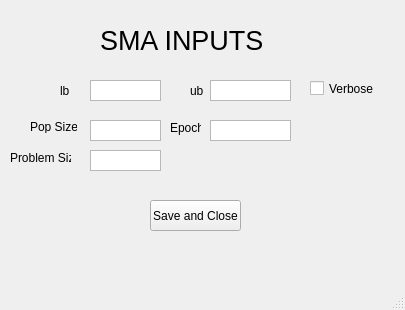
<?xml version="1.0" encoding="UTF-8"?>
<ui version="4.0">
 <class>SmaInputsWindow</class>
 <widget class="QMainWindow" name="SmaInputsWindow">
  <property name="geometry">
   <rect>
    <x>0</x>
    <y>0</y>
    <width>405</width>
    <height>310</height>
   </rect>
  </property>
  <property name="windowTitle">
   <string>SMA Inputs</string>
  </property>
  <widget class="QWidget" name="centralwidget">
   <widget class="QLabel" name="label">
    <property name="geometry">
     <rect>
      <x>100</x>
      <y>10</y>
      <width>181</width>
      <height>61</height>
     </rect>
    </property>
    <property name="font">
     <font>
      <pointsize>20</pointsize>
     </font>
    </property>
    <property name="text">
     <string>SMA INPUTS</string>
    </property>
   </widget>
   <widget class="QLabel" name="label_5">
    <property name="geometry">
     <rect>
      <x>60</x>
      <y>80</y>
      <width>16</width>
      <height>21</height>
     </rect>
    </property>
    <property name="text">
     <string>lb</string>
    </property>
   </widget>
   <widget class="QLabel" name="label_6">
    <property name="geometry">
     <rect>
      <x>190</x>
      <y>80</y>
      <width>16</width>
      <height>21</height>
     </rect>
    </property>
    <property name="text">
     <string>ub</string>
    </property>
   </widget>
   <widget class="QTextEdit" name="lbTextBox">
    <property name="geometry">
     <rect>
      <x>90</x>
      <y>80</y>
      <width>71</width>
      <height>21</height>
     </rect>
    </property>
    <property name="font">
     <font>
      <pointsize>12</pointsize>
     </font>
    </property>
    <property name="verticalScrollBarPolicy">
     <enum>Qt::ScrollBarAlwaysOff</enum>
    </property>
   </widget>
   <widget class="QTextEdit" name="ubTextBox">
    <property name="geometry">
     <rect>
      <x>210</x>
      <y>80</y>
      <width>81</width>
      <height>21</height>
     </rect>
    </property>
    <property name="font">
     <font>
      <pointsize>12</pointsize>
     </font>
    </property>
    <property name="verticalScrollBarPolicy">
     <enum>Qt::ScrollBarAlwaysOff</enum>
    </property>
   </widget>
   <widget class="QLabel" name="label_2">
    <property name="geometry">
     <rect>
      <x>30</x>
      <y>120</y>
      <width>47</width>
      <height>13</height>
     </rect>
    </property>
    <property name="text">
     <string>Pop Size</string>
    </property>
   </widget>
   <widget class="QTextEdit" name="popSizeTextBox">
    <property name="geometry">
     <rect>
      <x>90</x>
      <y>120</y>
      <width>71</width>
      <height>21</height>
     </rect>
    </property>
    <property name="verticalScrollBarPolicy">
     <enum>Qt::ScrollBarAlwaysOff</enum>
    </property>
   </widget>
   <widget class="QLabel" name="label_3">
    <property name="geometry">
     <rect>
      <x>10</x>
      <y>150</y>
      <width>61</width>
      <height>16</height>
     </rect>
    </property>
    <property name="text">
     <string>Problem Size</string>
    </property>
   </widget>
   <widget class="QTextEdit" name="problemSizeTextBox">
    <property name="geometry">
     <rect>
      <x>90</x>
      <y>150</y>
      <width>71</width>
      <height>21</height>
     </rect>
    </property>
    <property name="verticalScrollBarPolicy">
     <enum>Qt::ScrollBarAlwaysOff</enum>
    </property>
   </widget>
   <widget class="QCheckBox" name="verboseCheckBox">
    <property name="geometry">
     <rect>
      <x>310</x>
      <y>80</y>
      <width>70</width>
      <height>17</height>
     </rect>
    </property>
    <property name="text">
     <string>Verbose</string>
    </property>
   </widget>
   <widget class="QLabel" name="label_4">
    <property name="geometry">
     <rect>
      <x>170</x>
      <y>120</y>
      <width>31</width>
      <height>16</height>
     </rect>
    </property>
    <property name="text">
     <string>Epoch</string>
    </property>
   </widget>
   <widget class="QTextEdit" name="epochTextBox">
    <property name="geometry">
     <rect>
      <x>210</x>
      <y>120</y>
      <width>81</width>
      <height>21</height>
     </rect>
    </property>
    <property name="verticalScrollBarPolicy">
     <enum>Qt::ScrollBarAlwaysOff</enum>
    </property>
   </widget>
   <widget class="QPushButton" name="smaButton">
    <property name="geometry">
     <rect>
      <x>150</x>
      <y>200</y>
      <width>91</width>
      <height>31</height>
     </rect>
    </property>
    <property name="text">
     <string>Save and Close</string>
    </property>
   </widget>
  </widget>
  <widget class="QMenuBar" name="menubar">
   <property name="geometry">
    <rect>
     <x>0</x>
     <y>0</y>
     <width>405</width>
     <height>21</height>
    </rect>
   </property>
  </widget>
  <widget class="QStatusBar" name="statusbar"/>
 </widget>
 <resources/>
 <connections/>
</ui>
